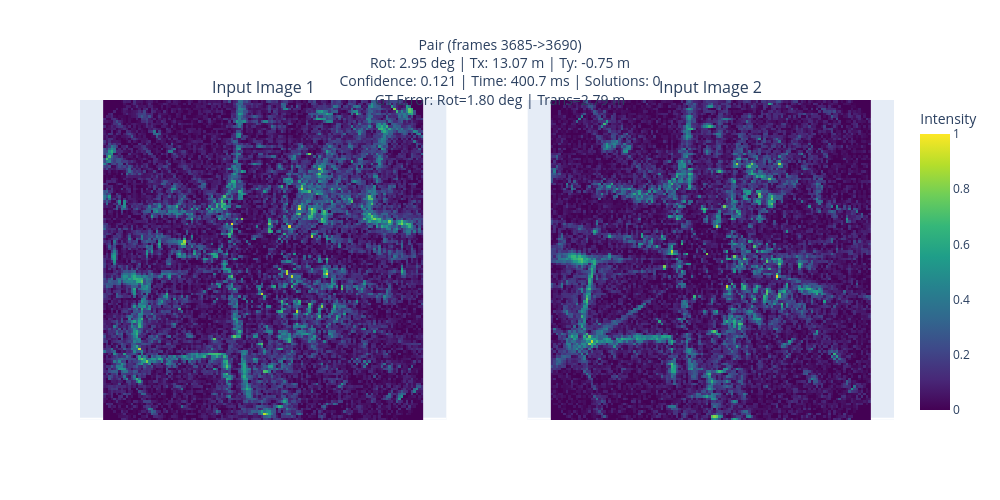

Notebook cell for this chart:
### Markdown cell above
## Registration Result

The estimated rotation (`R.from_euler("z", yaw)`) and translation (`[tx, -ty]`) are used to build a 4x4 transform, converted to a 2D image affine via `get_affine_matrix`, then img2 is warped with `cv2.warpPerspective` and blended 50/50 with img1. The same affine transform pipeline is used as in `viewBoreasPairs.py`. The implicit pixel-magnitude bug in `get_affine_matrix` (translation in meters, treated as pixels by cv2) matches the reference script precisely.

### Code cell
if img1 is not None and img2 is not None and meta_df is not None:
    # Build 4x4 transform (same as viewBoreasPairs.py)
    yaw = np.deg2rad(rot_deg)
    transform_4x4 = np.eye(4)
    transform_4x4[:3, :3] = R.from_euler("z", yaw).as_matrix()
    transform_4x4[:3, 3] = [tx_m, -ty_m, 0.0]

    # Convert to 2D image affine (same as get_affine_matrix from boreasDatasetLoader.py)
    inv_t = np.linalg.inv(transform_4x4)
    affine_2d = np.eye(3)
    affine_2d[:2, :2] = inv_t[:2, :2]
    affine_2d[0, 2] = -inv_t[1, 3] / pixel_size
    affine_2d[1, 2] = inv_t[0, 3] / pixel_size
    # Rotation center compensation (rotate around image center)
    c_center = N / 2.0
    T_c = np.eye(3)
    T_c[:2, 2] = [c_center, c_center]
    T_c_inv = np.eye(3)
    T_c_inv[:2, 2] = [-c_center, -c_center]
    affine_2d = T_c @ affine_2d @ T_c_inv

    # Warp img2 using cv2.warpPerspective
    warped = cv2.warpPerspective(img2, affine_2d, (N, N))
    blended = 0.5 * img1 + 0.5 * warped

    # Normalize for display
    img1_norm = (img1 - img1.min()) / (img1.max() - img1.min() + 1e-10)
    img2_norm = (img2 - img2.min()) / (img2.max() - img2.min() + 1e-10)
    blended_norm = (blended - blended.min()) / (blended.max() - blended.min() + 1e-10)

    # Title text
    title = (f'Pair (frames {frame1}->{frame2})<br>'
             f'Rot: {rot_deg:.2f} deg | Tx: {tx_m:.2f} m | Ty: {ty_m:.2f} m<br>'
             f'Confidence: {confidence:.3f} | Time: {time_ms:.1f} ms | Solutions: {n_solutions}<br>'
             f'GT Error: Rot={gt_rot_err:.2f} deg | Trans={gt_trans_err:.2f} m')

    # Show img1 and img2 side by side (both square in 1x2 layout)
    fig = make_subplots(
        rows=1, cols=2,
        subplot_titles=('Input Image 1', 'Input Image 2'),
        specs=[[{'type': 'heatmap'}, {'type': 'heatmap'}]],
        horizontal_spacing=0.1
    )
    fig.add_trace(go.Heatmap(z=img1_norm, colorscale='Viridis', showscale=True,
                             colorbar_title='Intensity'), row=1, col=1)
    fig.add_trace(go.Heatmap(z=img2_norm, colorscale='Viridis', showscale=False), row=1, col=2)
    fig.update_layout(
        height=500,
        width=1000,
        title_text=title,
        title_font_size=14,
        title_x=0.5
    )
    fig.update_xaxes(showticklabels=False, showgrid=False)
    fig.update_yaxes(showticklabels=False, showgrid=False)
    fig.update_yaxes(scaleanchor="x",  scaleratio=1, row=1, col=1)
    fig.update_yaxes(scaleanchor="x2", scaleratio=1, row=1, col=2)
    fig.update_yaxes(scaleanchor="x3", scaleratio=1, row=2, col=1)
    fig.update_yaxes(scaleanchor="x4", scaleratio=1, row=2, col=2)
    fig.show()
else:
    print('Cannot display: missing data files.')

### Figure 1 — Plotly figure (JSON) as saved in the notebook; plotly's stock layout.template omitted (floating-point values rounded to 4 significant figures; data arrays with more than 128 entries replaced by an {"elided": "..."} marker saying what was removed)
{"data": [{"colorbar": {"title": {"text": "Intensity"}}, "colorscale": [[0, "#440154"], [0.1111, "#482878"], [0.2222, "#3e4989"], [0.3333, "#31688e"], [0.4444, "#26828e"], [0.5556, "#1f9e89"], [0.6667, "#35b779"], [0.7778, "#6ece58"], [0.8889, "#b5de2b"], [1, "#fde725"]], "showscale": true, "type": "heatmap", "xaxis": "x", "yaxis": "y", "z": {"elided": "128x128 float values"}}, {"colorscale": [[0, "#440154"], [0.1111, "#482878"], [0.2222, "#3e4989"], [0.3333, "#31688e"], [0.4444, "#26828e"], [0.5556, "#1f9e89"], [0.6667, "#35b779"], [0.7778, "#6ece58"], [0.8889, "#b5de2b"], [1, "#fde725"]], "showscale": false, "type": "heatmap", "xaxis": "x2", "yaxis": "y2", "z": {"elided": "128x128 float values"}}], "layout": {"annotations": [{"font": {"size": 16}, "showarrow": false, "text": "Input Image 1", "x": 0.225, "xanchor": "center", "xref": "paper", "y": 1, "yanchor": "bottom", "yref": "paper"}, {"font": {"size": 16}, "showarrow": false, "text": "Input Image 2", "x": 0.775, "xanchor": "center", "xref": "paper", "y": 1, "yanchor": "bottom", "yref": "paper"}], "height": 500, "title": {"font": {"size": 14}, "text": "Pair (frames 3685->3690)<br>Rot: 2.95 deg | Tx: 13.07 m | Ty: -0.75 m<br>Confidence: 0.121 | Time: 400.7 ms | Solutions: 0<br>GT Error: Rot=1.80 deg | Trans=2.79 m", "x": 0.5}, "width": 1000, "xaxis": {"anchor": "y", "domain": [0, 0.45], "showgrid": false, "showticklabels": false}, "xaxis2": {"anchor": "y2", "domain": [0.55, 1], "showgrid": false, "showticklabels": false}, "yaxis": {"anchor": "x", "domain": [0, 1], "scaleanchor": "x", "scaleratio": 1, "showgrid": false, "showticklabels": false}, "yaxis2": {"anchor": "x2", "domain": [0, 1], "scaleanchor": "x2", "scaleratio": 1, "showgrid": false, "showticklabels": false}}}
